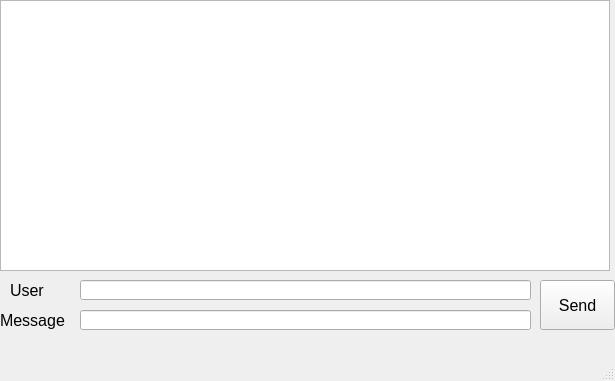
<?xml version="1.0" encoding="UTF-8"?>
<ui version="4.0">
 <class>MainWindow</class>
 <widget class="QMainWindow" name="MainWindow">
  <property name="geometry">
   <rect>
    <x>0</x>
    <y>0</y>
    <width>615</width>
    <height>381</height>
   </rect>
  </property>
  <property name="font">
   <font>
    <pointsize>12</pointsize>
   </font>
  </property>
  <property name="windowTitle">
   <string>pqtClient</string>
  </property>
  <widget class="QWidget" name="centralwidget">
   <widget class="QPushButton" name="SendButton">
    <property name="geometry">
     <rect>
      <x>540</x>
      <y>280</y>
      <width>75</width>
      <height>50</height>
     </rect>
    </property>
    <property name="text">
     <string>Send</string>
    </property>
   </widget>
   <widget class="QLineEdit" name="UserName">
    <property name="geometry">
     <rect>
      <x>80</x>
      <y>280</y>
      <width>451</width>
      <height>20</height>
     </rect>
    </property>
   </widget>
   <widget class="QLineEdit" name="Message">
    <property name="geometry">
     <rect>
      <x>80</x>
      <y>310</y>
      <width>451</width>
      <height>20</height>
     </rect>
    </property>
   </widget>
   <widget class="QLabel" name="label">
    <property name="geometry">
     <rect>
      <x>10</x>
      <y>280</y>
      <width>50</width>
      <height>20</height>
     </rect>
    </property>
    <property name="text">
     <string>User</string>
    </property>
   </widget>
   <widget class="QLabel" name="label_2">
    <property name="geometry">
     <rect>
      <x>0</x>
      <y>310</y>
      <width>80</width>
      <height>20</height>
     </rect>
    </property>
    <property name="text">
     <string>Message</string>
    </property>
   </widget>
   <widget class="QListWidget" name="listWidget">
    <property name="geometry">
     <rect>
      <x>0</x>
      <y>0</y>
      <width>610</width>
      <height>271</height>
     </rect>
    </property>
   </widget>
  </widget>
  <widget class="QMenuBar" name="menubar">
   <property name="geometry">
    <rect>
     <x>0</x>
     <y>0</y>
     <width>615</width>
     <height>18</height>
    </rect>
   </property>
  </widget>
  <widget class="QStatusBar" name="statusbar"/>
 </widget>
 <resources/>
 <connections/>
</ui>
